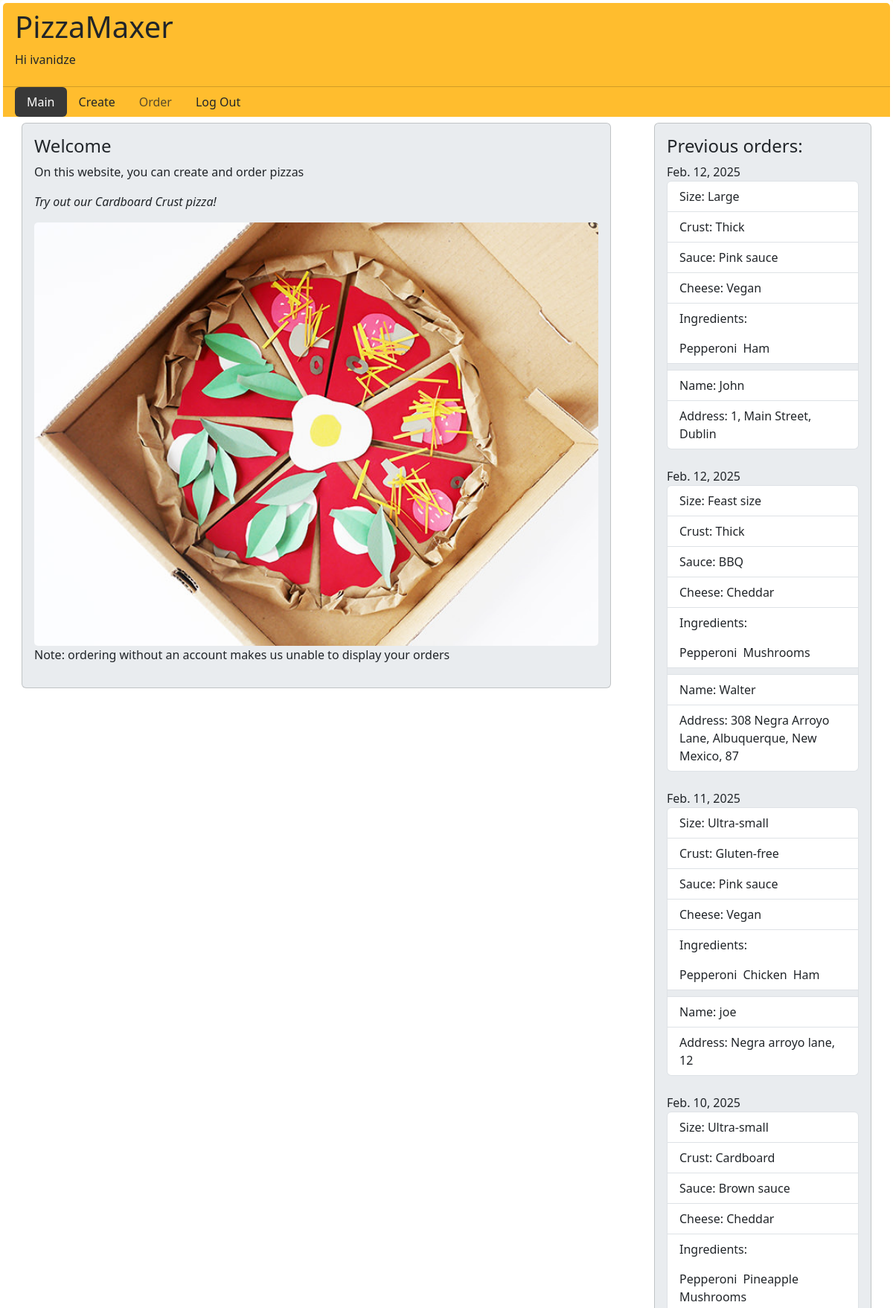
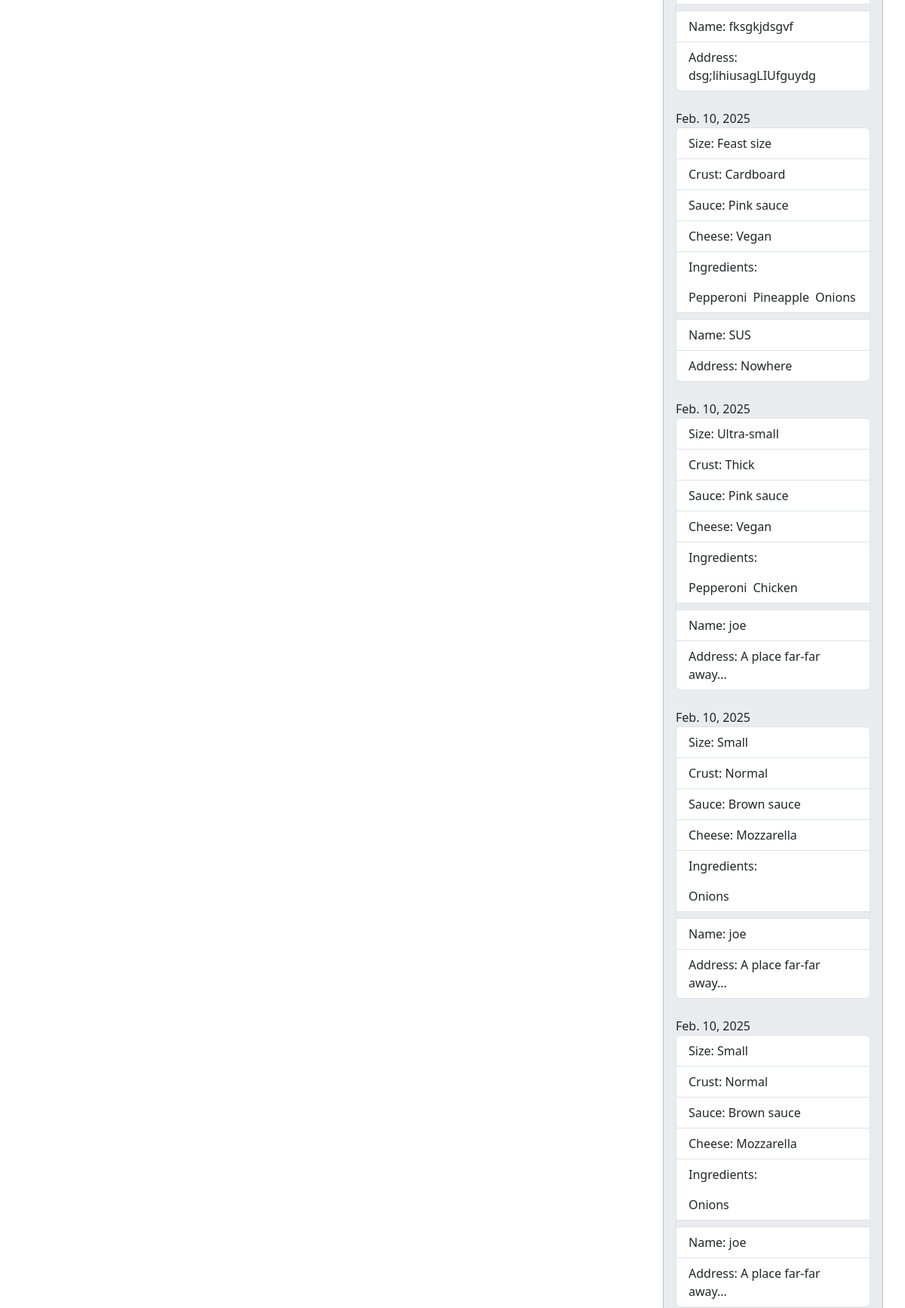
The app's page / (signed in, upper part) with its own data (2 pictures, top to bottom).
### pizza_app/models.py (models this page shows)
class Order(models.Model):
    usr = models.ForeignKey(User, on_delete=models.PROTECT, blank=True, null=True)
    pizza = models.ForeignKey(Pizza, on_delete=models.PROTECT, blank=True, null=True)
    date = models.DateField(auto_now=True)
    name = models.CharField(max_length=50, default="Name")
    address = models.CharField(max_length=300, default="1, Main Street, Dublin", validators=[validate_address])
    card_number = models.CharField(max_length=16, default="0000000000000000", validators=[validate_card])
    exp_date = models.DateField(default=datetime.date.today, validators=[validate_date])
    cvv = models.CharField(max_length=3, default="000", validators=[validate_cvv])

class Pizza(models.Model):
    crust_choices = (
        ('Normal', 'Normal'),
        ('Thin', 'Thin'),
        ('Thick', 'Thick'),
        ('Gluten-free', 'Gluten-free'),
        ('Cardboard', 'Cardboard')
    )
    size = models.ForeignKey(Sizes, on_delete=models.CASCADE, default=1)
    crust = models.CharField(max_length=300, choices=crust_choices, default="Normal")
    sauce = models.ForeignKey(Sauces, on_delete=models.CASCADE, default=1)
    cheese = models.ForeignKey(Cheeses, on_delete=models.CASCADE, default=1)
    pepperoni = models.BooleanField(default=False)
    chicken = models.BooleanField(default=False)
    ham = models.BooleanField(default=False)
    pineapple = models.BooleanField(default=False)
    peppers = models.BooleanField(default=False)
    mushrooms = models.BooleanField(default=False)
    onions = models.BooleanField(default=False)

class Sizes(models.Model):
    size = models.CharField(max_length=300)
    def __str__(self):
        return self.size

class Sauces(models.Model):
    sauce = models.CharField(max_length=300)
    def __str__(self):
        return self.sauce

class Cheeses(models.Model):
    cheese = models.CharField(max_length=300)
    def __str__(self):
        return self.cheese

### pizza_app/views.py (the view)
# urls.py: path('', views.index, name="index"),
def index(request):
    if request.user.is_authenticated:
        orders = Order.objects.filter(usr=request.user)[::-1]
    else:
        orders = None
    return render(request, "index.html", {'orders':orders})

### pizza_app/templates/index.html (shortened to what this page needs)
{% extends "base.html" %}
{% load static %}
{% block body %}
<div
    class="row justify-content-around align-items-left g-2"
>
    <div class="col-lg-8 m-3">
        <div class="card bg-body-secondary">
            <div class="card-body">
                <h4 class="card-title">Welcome</h4>
                <p>On this website, you can create and order pizzas</p>
                <p><i>Try out our Cardboard Crust pizza!</i></p>
                <img class="card-img" src="{% static "images/pizza.jpg" %}" alt="Cardboard pizza. Literally. Source: https://puttisworld.blogspot.com/2010/09/cardboard-pizza.html">
                <p>Note: ordering without an account makes us unable to display your orders</p>
            </div>
        </div>
    </div>
    {% if user.is_authenticated %}
    <div class="col-lg-3 m-3">
        <div class="card bg-body-secondary">
            <div class="card-body">
                <h4 class="card-title">Previous orders:</h4>
                {% for order in orders %}
                {{order.date}}
                <ul class="list-group list-group mb-4">
                    <li class="list-group-item">Size: {{order.pizza.size}}</li>
                    <li class="list-group-item">Crust: {{order.pizza.crust}}</li>
                    <li class="list-group-item">Sauce: {{order.pizza.sauce}}</li>
                    <li class="list-group-item">Cheese: {{order.pizza.cheese}}</li>
                    <li class="list-group-item">
                        <p>Ingredients:</p>
                        <ul class="list-group list-group-horizontal flex-wrap">
                            {% if order.pizza.pepperoni == True %}<li class="list-inline-item">Pepperoni</li>{% endif %}
                            {% if order.pizza.chicken == True %}<li class="list-inline-item">Chicken</li>{% endif %}
                            {% if order.pizza.ham == True %}<li class="list-inline-item">Ham</li>{% endif %}
                            {% if order.pizza.pineapple == True %}<li class="list-inline-item">Pineapple</li>{% endif %}
                            {% if order.pizza.mushrooms == True %}<li class="list-inline-item">Mushrooms</li>{% endif %}
                            {% if order.pizza.onions == True %}<li class="list-inline-item">Onions</li>{% endif %}
                        </ul>
                    </li>
                    <li class="list-group-item bg-body-secondary p-1"></li>
                    <li class="list-group-item">Name: {{order.name}}</li>
                    <li class="list-group-item">Address: {{order.address}}</li>
                </ul>
                {% endfor %}
            </div>
        </div>
    </div>
    </div>
    {% endif %}
</div>
{% endblock body %}

### pizza_app/templates/base.html (shortened to what this page needs)
{% load static %}
<!DOCTYPE html>
<html>
    <head>
        <link rel="stylesheet" href="{% static 'css/bootstrap.css' %}">
    </head>
    <body class="bg-primary">
        <div class="card p-1 border-0">
        <div class="card-header bg-secondary">
            <h1>PizzaMaxer</h1>
            {% if user.is_authenticated %}<p>Hi {{user.username}}</p>{% endif %}
        </div>
        {% block nav %}
        <nav class="nav nav-pills flex-row px-3 bg-secondary">
            <a {% if request.get_full_path == "/" %} class="nav-link active" aria-current="page" {% else %} class="nav-link text-dark"{% endif %} href="/">Main</a>
            <a {% if request.get_full_path == "/create/" %} class="nav-link active" aria-current="page" {% else %} class="nav-link text-dark"{% endif %} href="/create">Create</a>
            <a {% if 'order' in request.get_full_path %} class="nav-link active" aria-current="page" {% else %} class="nav-link text-dark-subtle disabled"{% endif %} href="/create">Order</a>
            {% if user.is_authenticated %}
            <form action="{% url 'logout' %}" method="post">
                <button class="nav-link text-dark" type="submit">Log Out</button>
              </form>
            {% endif %}
        </nav>
        {% endblock nav %}
        {% block body %}{% endblock body %}
    </body>
</html>

### records on screen
Order: date "Feb. 12, 2025", pizza.size "Large", pizza.crust "Thick", pizza.sauce "Pink sauce", pizza.cheese "Vegan", shows "Pepperoni", shows "Ham", name "John", address "1, Main Street, Dublin"
Order: date "Feb. 12, 2025", pizza.size "Feast size", pizza.crust "Thick", pizza.sauce "BBQ", pizza.cheese "Cheddar", shows "Pepperoni", shows "Mushrooms", name "Walter", address "308 Negra Arroyo Lane, Albuquerque, New Mexico, 87"
Order: date "Feb. 11, 2025", pizza.size "Ultra-small", pizza.crust "Gluten-free", pizza.sauce "Pink sauce", pizza.cheese "Vegan", shows "Pepperoni", shows "Chicken", shows "Ham", name "joe", address "Negra arroyo lane, 12"
Order: date "Feb. 10, 2025", pizza.size "Ultra-small", pizza.crust "Cardboard", pizza.sauce "Brown sauce", pizza.cheese "Cheddar", shows "Pepperoni", shows "Pineapple", shows "Mushrooms", name "fksgkjdsgvf", address "dsg;lihiusagLIUfguydg"
Order: date "Feb. 10, 2025", pizza.size "Feast size", pizza.crust "Cardboard", pizza.sauce "Pink sauce", pizza.cheese "Vegan", shows "Pepperoni", shows "Pineapple", shows "Onions", name "SUS", address "Nowhere"
Order: date "Feb. 10, 2025", pizza.size "Ultra-small", pizza.crust "Thick", pizza.sauce "Pink sauce", pizza.cheese "Vegan", shows "Pepperoni", shows "Chicken", name "joe", address "A place far-far away..."
Order: date "Feb. 10, 2025", pizza.size "Small", pizza.crust "Normal", pizza.sauce "Brown sauce", pizza.cheese "Mozzarella", shows "Onions", name "joe", address "A place far-far away..."
Order: date "Feb. 10, 2025", pizza.size "Small", pizza.crust "Normal", pizza.sauce "Brown sauce", pizza.cheese "Mozzarella", shows "Onions", name "joe", address "A place far-far away..."

### other values on screen
{{ user.username }} "ivanidze"
